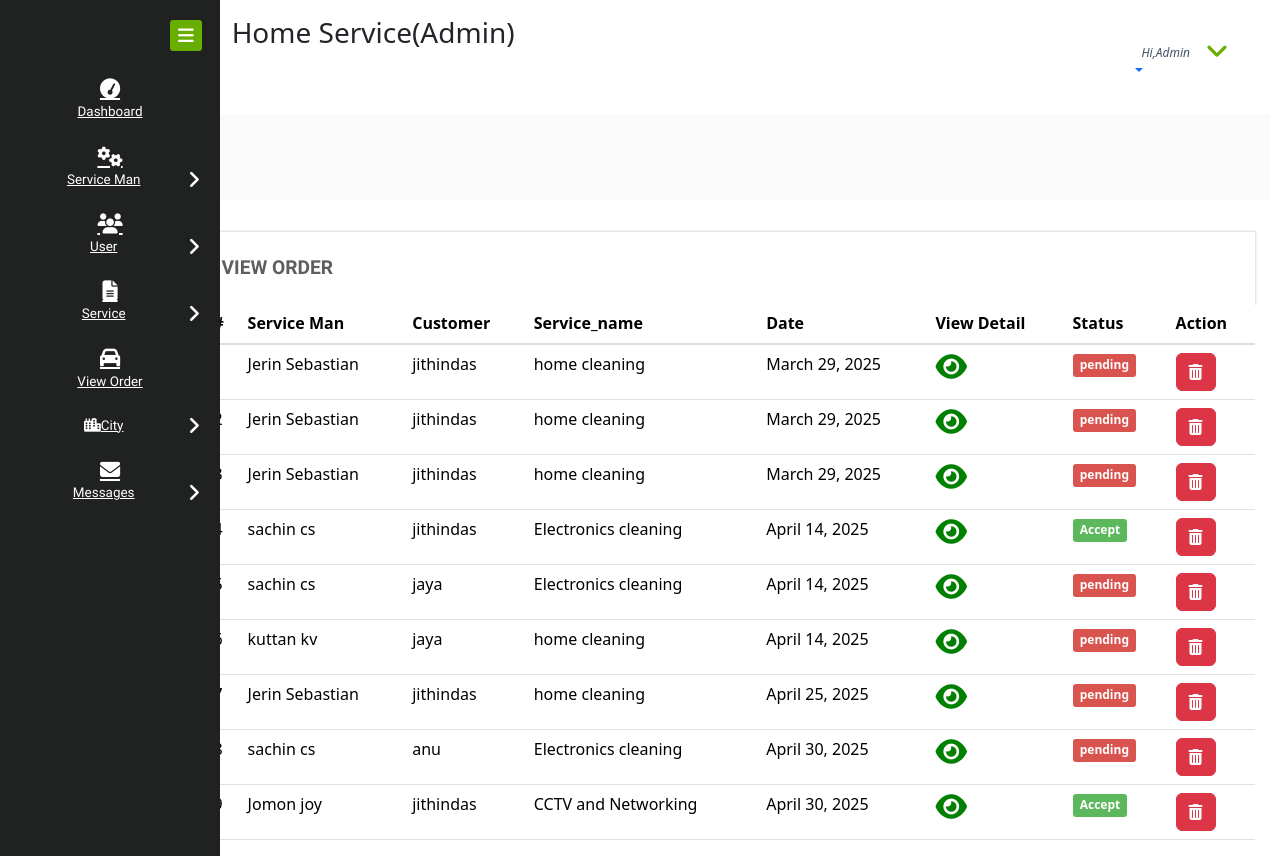
/admin_order, run on an earlier commit of the app's database.
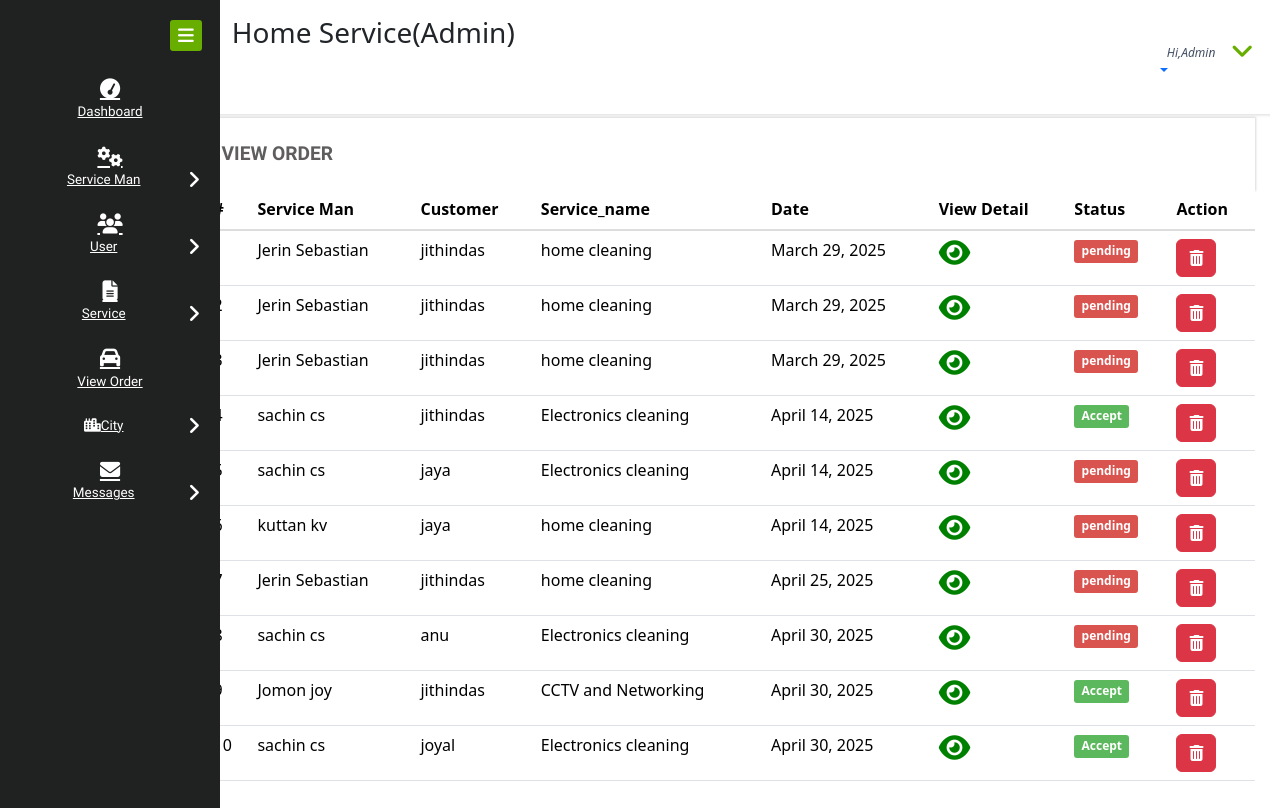
And on a later commit of the database.
### home_service/models.py (models this page shows, shortened)
class Order(models.Model):
    report_status = models.CharField(max_length=100, null=True)
    status = models.ForeignKey(Status,on_delete=models.CASCADE,null=True)
    service = models.ForeignKey(Service_Man, on_delete=models.CASCADE, null=True)
    customer = models.ForeignKey(Customer, on_delete=models.CASCADE, null=True)
    book_date = models.DateField(null=True)
    book_days = models.CharField(max_length=100, null=True)
    book_hours = models.CharField(max_length=100, null=True)
    price=models.IntegerField(null=True)
    razorpay_payment_id = models.CharField(max_length=100, null=True)
    razorpay_order_id = models.CharField(max_length=100, null=True)
    razorpay_signature = models.CharField(max_length=100, null=True)

class Service_Man(models.Model):
    status = models.ForeignKey(Status, on_delete=models.CASCADE, null=True)
    city = models.ForeignKey(City, on_delete=models.CASCADE, null=True)
    user = models.ForeignKey(User, on_delete=models.CASCADE, null=True)
    contact = models.CharField(max_length=100, null=True)
    address = models.CharField(max_length=100, null=True)
    doj = models.DateField(null=True)
    dob = models.DateField(null=True)
    id_type = models.CharField(max_length=100, null=True)
    service_name = models.CharField(max_length=100, null=True)
    experience = models.CharField(max_length=100, null=True)
    id_card = models.FileField(null=True)
    image = models.FileField(null=True,blank=True)
    price=models.IntegerField(default=500)

class Customer(models.Model):
    user = models.ForeignKey(User, on_delete=models.CASCADE, null=True)
    contact = models.CharField(max_length=100, null=True)
    address = models.CharField(max_length=100, null=True)
    image = models.FileField(null=True,blank=True)

class Status(models.Model):
    status = models.CharField(max_length=30, null=True)

### home_service/views.py (the view)
# urls.py: path('admin_order',Admin_Order,name="admin_order"),
def Admin_Order(request):
    order = Order.objects.all()
    d = {'order':order}
    return render(request,'admin_order.html',d)

### home_service/templates/admin_order.html (shortened to what this page needs)
{% extends 'admin_navigation.html' %}
{% load static %}
{% block body %}
<div class="chit-chat-layer1">
	<div class="col-md-12 chit-chat-layer1-left">
               <div class="work-progres">
                            <div class="chit-chat-heading">
                                  View Order
                            </div>
             </div><div class="table-responsive">
                                <table class="table table-hover">
                                  <thead>
                                    <tr>
                                      <th>#</th>
                                      <th>Service Man</th>
                                      <th>Customer</th>
                                      <th>Service_name</th>
                                      <th>Date</th>
                                      <th>View Detail</th>
                                      <th>Status</th>
                                      <th>Action</th>
                                  </tr>
                              </thead>
                              <tbody>
                              {% for i in order %}
                                <tr>
                                  <td>{{forloop.counter}}</td>
                                  <td>{{i.service.user.first_name}} {{i.service.user.last_name}}</td>
                                  <td>{{i.customer.user.username}}</td>
                                  <td>{{i.service.service_name}}</td>
                                  <td>{{i.book_date}}</td>
                                  <td><a href="{% url 'order_detail' i.id %}" ><i  style="color:green;font-size:28px" class="fa fa-eye"></i></a></td>
                                  {% if i.status.status == 'Accept' %}
                                  <td><span class="label label-success">{{i.status.status}}</span>
                                  </td>
                                  {% else %}
                                  <td><span class="label label-danger">{{i.status.status}}</span></td>
                                  {% endif %}
                                  <td><a href="{% url 'delete_admin_order' i.id %}" ><button class="btn btn-danger" onclick="return confirm('Are you sure ?')"><i class="fa fa-trash-o"></i></button></a></td>
                              </tr>
                              {% endfor %}
                          </tbody>
                      </table>
                  </div>
      </div>
</div>
    {% endblock %}

What changed in the data, as far as the page shows it:
added Order: service.user.first_name "sachin", service.user.last_name "cs", customer.user.username "joyal", service.service_name "Electronics cleaning", book_date "April 30, 2025", status.status "Accept"
